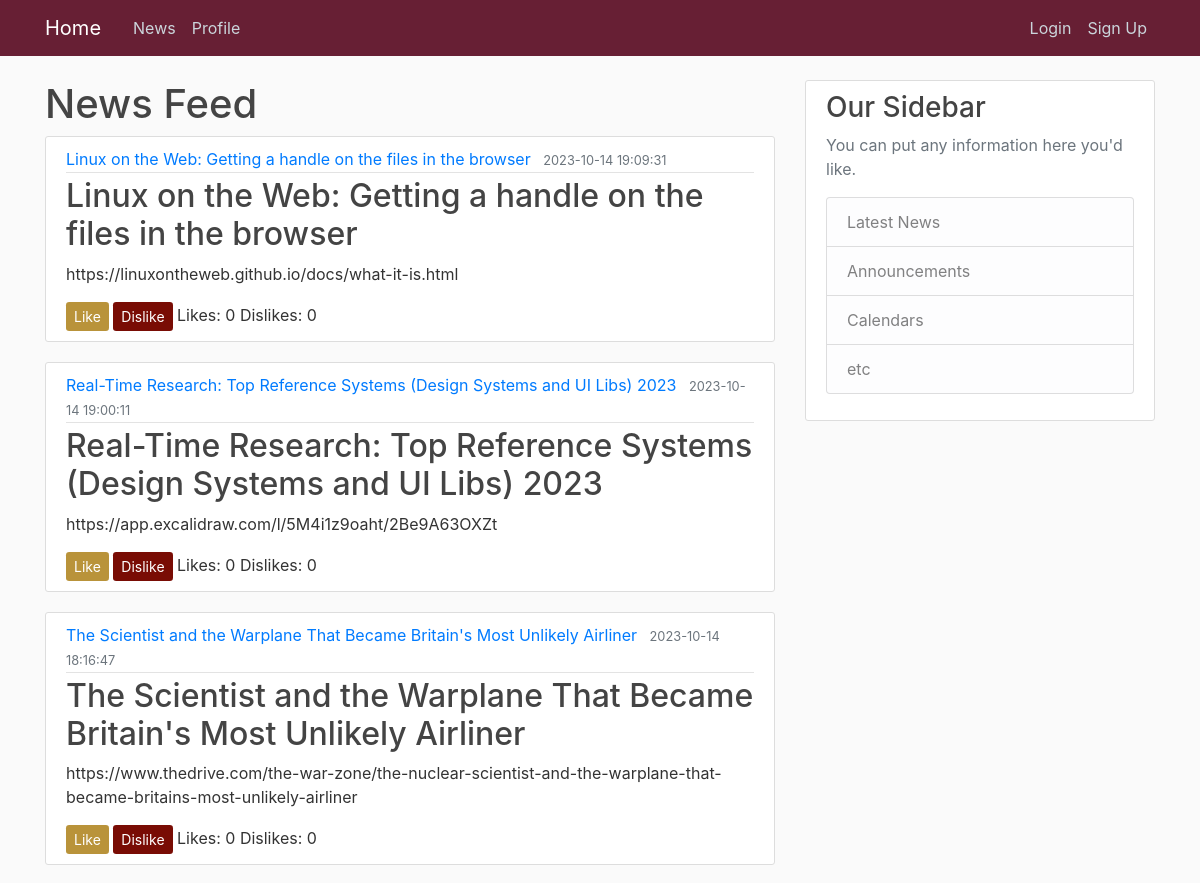
The page /newsfeed (upper part) on the database as committed earlier.
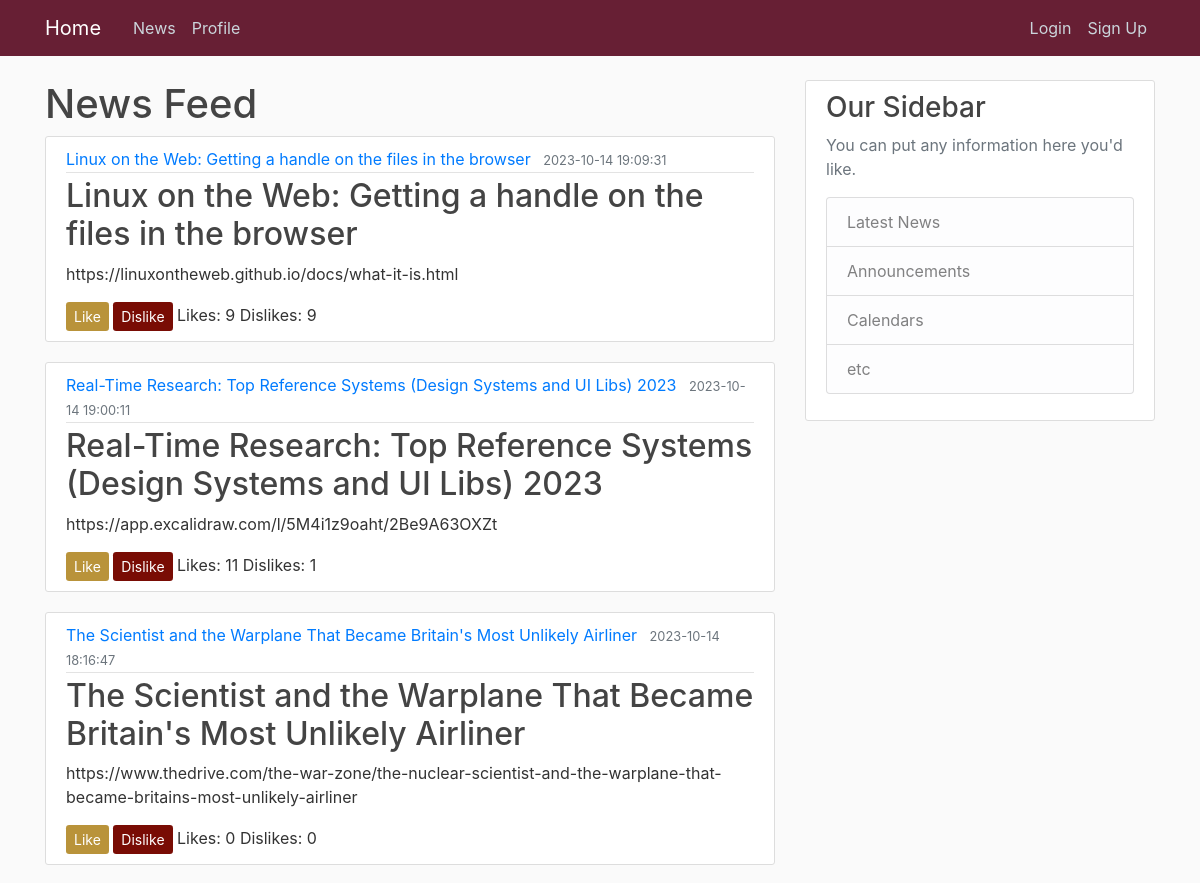
The same page on the database as committed later.
### app/models.py (models this page shows, shortened)
class Post(db.Model):
    id = db.Column(db.Integer, primary_key=True)
    title = db.Column(db.String(100), nullable=False)
    time = db.Column(db.DateTime, nullable=False, default=datetime.utcnow)
    content = db.Column(db.Text, nullable=False)
    likes = db.Column(db.Integer, default=0)
    dislikes = db.Column(db.Integer, default=0)  # Add a field for dislikes

### app/routes.py (the view)
@app.route('/')
@app.route('/newsfeed')
def newsfeed():
    news_items = (
        Post.query.order_by(Post.time.desc(), Post.likes.desc(), Post.dislikes)
        .paginate(page=1, per_page=10, error_out=False)
        .items
    )
    return render_template('newsfeed.html', news_items=news_items)

### app/templates/newsfeed.html
{% extends "layout.html" %}
{% block content %}
    <h1>News Feed</h1>
    <div class="news-items">
        {% for news_item in news_items %}
        <article class="media content-section">
            <div class="media-body">
              <div class="article-metadata">
                <a class="mr-2" href="#">{{ news_item.title  }}</a>
                <small class="text-muted">{{ news_item.time.strftime('%Y-%m-%d %H:%M:%S') }}</small>
              </div>
              <h2><a class="article-title" href="#">{{ news_item.title }}</a></h2>
              <p class="article-content">{{ news_item.content }}</p>
              <a href="{{ url_for('like', post_id=news_item.id) }}" class="btn btn-sm btn-like">Like</a>
              <a href="{{ url_for('dislike', post_id=news_item.id) }}" class="btn btn-sm btn-dislike">Dislike</a>
              <span>Likes: {{ news_item.likes }}</span>
              <span>Dislikes: {{ news_item.dislikes }}</span>
            </div>
          </article>
        {% endfor %}
    </div>
{% endblock %}

### app/templates/layout.html (shortened to what this page needs)
<!DOCTYPE html>
<html>
<head>
    <link rel="stylesheet" href="https://cdn.jsdelivr.net/npm/bootstrap@4.4.1/dist/css/bootstrap.min.css">
    <link rel="stylesheet" type="text/css" href="{{ url_for('static', filename='main.css') }}">
</head>
<body>
    <header class="site-header">
        <nav class="navbar navbar-expand-md navbar-dark bg-steel fixed-top">
          <div class="container">
            <a class="navbar-brand mr-4" href="/">Home</a>
            <div class="collapse navbar-collapse" id="navbarToggle">
              <div class="navbar-nav mr-auto">
                <a class="nav-item nav-link" href="{{ url_for('newsfeed') }}">News</a>
                <a class="nav-item nav-link" href="{{ url_for('profile') }}">Profile</a>
              </div>
              <div class="navbar-nav">
                <a class="nav-item nav-link" href="{{ url_for('login') }}">Login</a>
                <a class="nav-item nav-link" href="{{ url_for('signup') }}">Sign Up</a>
              </div>
            </div>
          </div>
        </nav>
      </header>
      <main role="main" class="container">
        <div class="row">
          <div class="col-md-8">
            {% block content %}{% endblock %}
          </div>
          <div class="col-md-4">
            <div class="content-section">
              <h3>Our Sidebar</h3>
              <p class='text-muted'>You can put any information here you'd like.
                <ul class="list-group">
                  <li class="list-group-item list-group-item-light">Latest News</li>
                  <li class="list-group-item list-group-item-light">Announcements</li>
                  <li class="list-group-item list-group-item-light">Calendars</li>
                  <li class="list-group-item list-group-item-light">etc</li>
                </ul>
              </p>
            </div>
          </div>
        </div>
      </main>
</body>
</html>

### app/static/main.css (style rules this page uses)
body { background: #fafafa; color: #333333; margin-top: 5rem; }
h1, h2, h3, h4, h5, h6 { color: #444444; }
.bg-steel { background-color: #671f34; }
.site-header .navbar-nav .nav-link { color: #cbd5db; }
.content-section { background: #ffffff; padding: 10px 20px; border: 1px solid #dddddd; border-radius: 3px; margin-bottom: 20px; }
.article-title { color: #444444; }
.article-content { white-space: pre-line; }
.article-metadata { padding-bottom: 1px; margin-bottom: 4px; border-bottom: 1px solid #e3e3e3 }
.btn-like { background-color: #b9933a; color: white; border: none; }
.btn-dislike { background-color: #790c04; color: white; border: none; }

Rows that differ between the two databases and show on the page:
changed Post "Linux on the Web: Getting a handle on the files in the browser": likes "0" → "9"; dislikes "0" → "9"
changed Post "Real-Time Research: Top Reference Systems (Design Systems and UI Libs) 2023": likes "0" → "11"; dislikes "0" → "1"
